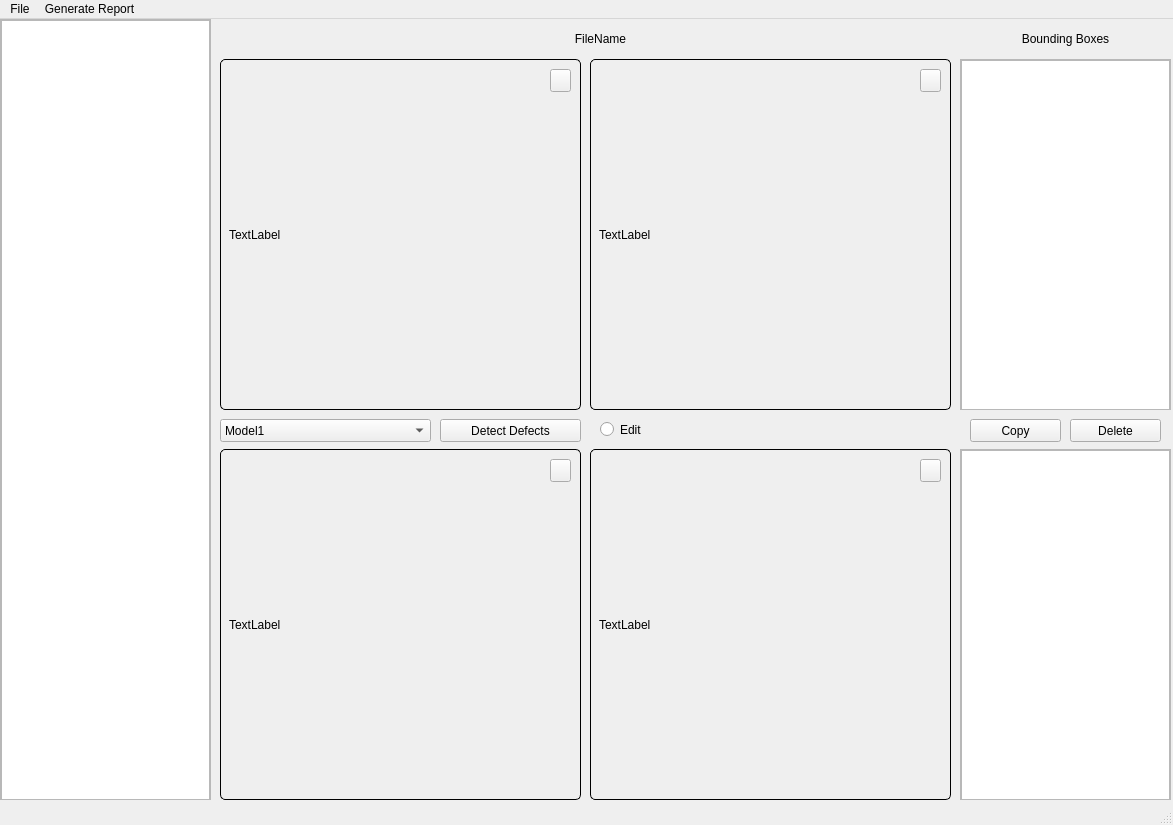
<?xml version="1.0" encoding="UTF-8"?>
<ui version="4.0">
 <class>WeldingDefectDetection</class>
 <widget class="QMainWindow" name="WeldingDefectDetection">
  <property name="geometry">
   <rect>
    <x>0</x>
    <y>0</y>
    <width>1173</width>
    <height>825</height>
   </rect>
  </property>
  <property name="windowTitle">
   <string>Welding Defect Detection</string>
  </property>
  <widget class="QWidget" name="centralwidget">
   <widget class="QScrollArea" name="ListPhotoGallery">
    <property name="geometry">
     <rect>
      <x>0</x>
      <y>0</y>
      <width>211</width>
      <height>781</height>
     </rect>
    </property>
    <property name="widgetResizable">
     <bool>true</bool>
    </property>
    <widget class="QWidget" name="scrollAreaWidgetContents_1">
     <property name="geometry">
      <rect>
       <x>0</x>
       <y>0</y>
       <width>209</width>
       <height>779</height>
      </rect>
     </property>
     <widget class="QListView" name="BoxList1">
      <property name="geometry">
       <rect>
        <x>0</x>
        <y>0</y>
        <width>209</width>
        <height>781</height>
       </rect>
      </property>
     </widget>
    </widget>
   </widget>
   <widget class="QScrollArea" name="ListBoundingBoxRightUpper">
    <property name="geometry">
     <rect>
      <x>960</x>
      <y>40</y>
      <width>211</width>
      <height>351</height>
     </rect>
    </property>
    <property name="widgetResizable">
     <bool>true</bool>
    </property>
    <widget class="QWidget" name="scrollAreaWidgetContents_2">
     <property name="geometry">
      <rect>
       <x>0</x>
       <y>0</y>
       <width>209</width>
       <height>349</height>
      </rect>
     </property>
     <widget class="QListView" name="BoxList2">
      <property name="geometry">
       <rect>
        <x>0</x>
        <y>0</y>
        <width>209</width>
        <height>351</height>
       </rect>
      </property>
     </widget>
    </widget>
   </widget>
   <widget class="QScrollArea" name="ListBoundingBoxRightLower">
    <property name="geometry">
     <rect>
      <x>960</x>
      <y>430</y>
      <width>211</width>
      <height>351</height>
     </rect>
    </property>
    <property name="widgetResizable">
     <bool>true</bool>
    </property>
    <widget class="QWidget" name="scrollAreaWidgetContents_3">
     <property name="geometry">
      <rect>
       <x>0</x>
       <y>0</y>
       <width>209</width>
       <height>349</height>
      </rect>
     </property>
     <widget class="QListView" name="BoxList3">
      <property name="geometry">
       <rect>
        <x>0</x>
        <y>0</y>
        <width>209</width>
        <height>351</height>
       </rect>
      </property>
     </widget>
    </widget>
   </widget>
   <widget class="QPushButton" name="ButtonCopy">
    <property name="geometry">
     <rect>
      <x>970</x>
      <y>400</y>
      <width>91</width>
      <height>23</height>
     </rect>
    </property>
    <property name="text">
     <string>Copy</string>
    </property>
   </widget>
   <widget class="QPushButton" name="ButtonDelete">
    <property name="geometry">
     <rect>
      <x>1070</x>
      <y>400</y>
      <width>91</width>
      <height>23</height>
     </rect>
    </property>
    <property name="text">
     <string>Delete</string>
    </property>
   </widget>
   <widget class="QLabel" name="TextBoundingBox">
    <property name="geometry">
     <rect>
      <x>960</x>
      <y>-1</y>
      <width>211</width>
      <height>41</height>
     </rect>
    </property>
    <property name="text">
     <string>Bounding Boxes</string>
    </property>
    <property name="alignment">
     <set>Qt::AlignCenter</set>
    </property>
   </widget>
   <widget class="QLabel" name="TextFileName">
    <property name="geometry">
     <rect>
      <x>240</x>
      <y>-1</y>
      <width>721</width>
      <height>41</height>
     </rect>
    </property>
    <property name="text">
     <string>FileName</string>
    </property>
    <property name="alignment">
     <set>Qt::AlignCenter</set>
    </property>
   </widget>
   <widget class="QLabel" name="BoxOriginalImage">
    <property name="geometry">
     <rect>
      <x>220</x>
      <y>40</y>
      <width>361</width>
      <height>351</height>
     </rect>
    </property>
    <property name="styleSheet">
     <string notr="true">QLabel {
    border: 0.5px solid black;  /* Border thickness and color */
    border-radius: 5px;       /* Optional: Rounded corners */
    padding: 5px;             /* Optional: Space inside the border */
}
</string>
    </property>
    <property name="text">
     <string>TextLabel</string>
    </property>
   </widget>
   <widget class="QLabel" name="BoxDetectedImage">
    <property name="geometry">
     <rect>
      <x>590</x>
      <y>40</y>
      <width>361</width>
      <height>351</height>
     </rect>
    </property>
    <property name="styleSheet">
     <string notr="true">QLabel {
    border: 0.5px solid black;  /* Border thickness and color */
    border-radius: 5px;       /* Optional: Rounded corners */
    padding: 5px;             /* Optional: Space inside the border */
}
</string>
    </property>
    <property name="text">
     <string>TextLabel</string>
    </property>
   </widget>
   <widget class="QLabel" name="BoxMetadataImage">
    <property name="geometry">
     <rect>
      <x>220</x>
      <y>430</y>
      <width>361</width>
      <height>351</height>
     </rect>
    </property>
    <property name="styleSheet">
     <string notr="true">QLabel {
    border: 0.5px solid black;  /* Border thickness and color */
    border-radius: 5px;       /* Optional: Rounded corners */
    padding: 5px;             /* Optional: Space inside the border */
}
</string>
    </property>
    <property name="text">
     <string>TextLabel</string>
    </property>
   </widget>
   <widget class="QLabel" name="BoxEditImage">
    <property name="geometry">
     <rect>
      <x>590</x>
      <y>430</y>
      <width>361</width>
      <height>351</height>
     </rect>
    </property>
    <property name="styleSheet">
     <string notr="true">QLabel {
    border: 0.5px solid black;  /* Border thickness and color */
    border-radius: 5px;       /* Optional: Rounded corners */
    padding: 5px;             /* Optional: Space inside the border */
}
</string>
    </property>
    <property name="text">
     <string>TextLabel</string>
    </property>
   </widget>
   <widget class="QComboBox" name="ButtonSelectModel">
    <property name="geometry">
     <rect>
      <x>220</x>
      <y>400</y>
      <width>211</width>
      <height>23</height>
     </rect>
    </property>
    <item>
     <property name="text">
      <string>Model1</string>
     </property>
    </item>
    <item>
     <property name="text">
      <string>Model2</string>
     </property>
    </item>
    <item>
     <property name="text">
      <string>Model3</string>
     </property>
    </item>
   </widget>
   <widget class="QPushButton" name="ButtonDetectDefect">
    <property name="geometry">
     <rect>
      <x>440</x>
      <y>400</y>
      <width>141</width>
      <height>23</height>
     </rect>
    </property>
    <property name="text">
     <string>Detect Defects</string>
    </property>
   </widget>
   <widget class="QRadioButton" name="ButtonEditImage">
    <property name="geometry">
     <rect>
      <x>600</x>
      <y>400</y>
      <width>99</width>
      <height>21</height>
     </rect>
    </property>
    <property name="text">
     <string>Edit</string>
    </property>
   </widget>
   <widget class="QPushButton" name="ButtonMaximize1">
    <property name="geometry">
     <rect>
      <x>550</x>
      <y>50</y>
      <width>21</width>
      <height>23</height>
     </rect>
    </property>
    <property name="text">
     <string/>
    </property>
    <property name="icon">
     <iconset>
      <normaloff>Downloads/icons8-maximize-16.png</normaloff>Downloads/icons8-maximize-16.png</iconset>
    </property>
   </widget>
   <widget class="QPushButton" name="ButtonMaximize2">
    <property name="geometry">
     <rect>
      <x>920</x>
      <y>50</y>
      <width>21</width>
      <height>23</height>
     </rect>
    </property>
    <property name="text">
     <string/>
    </property>
    <property name="icon">
     <iconset>
      <normaloff>Downloads/icons8-maximize-16.png</normaloff>Downloads/icons8-maximize-16.png</iconset>
    </property>
   </widget>
   <widget class="QPushButton" name="ButtonMaximize3">
    <property name="geometry">
     <rect>
      <x>920</x>
      <y>440</y>
      <width>21</width>
      <height>23</height>
     </rect>
    </property>
    <property name="text">
     <string/>
    </property>
    <property name="icon">
     <iconset>
      <normaloff>Downloads/icons8-maximize-16.png</normaloff>Downloads/icons8-maximize-16.png</iconset>
    </property>
   </widget>
   <widget class="QPushButton" name="ButtonMaximize4">
    <property name="geometry">
     <rect>
      <x>550</x>
      <y>440</y>
      <width>21</width>
      <height>23</height>
     </rect>
    </property>
    <property name="text">
     <string/>
    </property>
    <property name="icon">
     <iconset>
      <normaloff>Downloads/icons8-maximize-16.png</normaloff>Downloads/icons8-maximize-16.png</iconset>
    </property>
   </widget>
  </widget>
  <widget class="QMenuBar" name="menubar">
   <property name="geometry">
    <rect>
     <x>0</x>
     <y>0</y>
     <width>1173</width>
     <height>20</height>
    </rect>
   </property>
   <widget class="QMenu" name="menuFile">
    <property name="title">
     <string>File</string>
    </property>
    <addaction name="actionOpen"/>
   </widget>
   <widget class="QMenu" name="menuGenerateReport">
    <property name="title">
     <string>Generate Report</string>
    </property>
   </widget>
   <addaction name="menuFile"/>
   <addaction name="menuGenerateReport"/>
  </widget>
  <widget class="QStatusBar" name="statusbar"/>
  <action name="actionOpen">
   <property name="text">
    <string>Open</string>
   </property>
  </action>
 </widget>
 <resources/>
 <connections/>
</ui>
